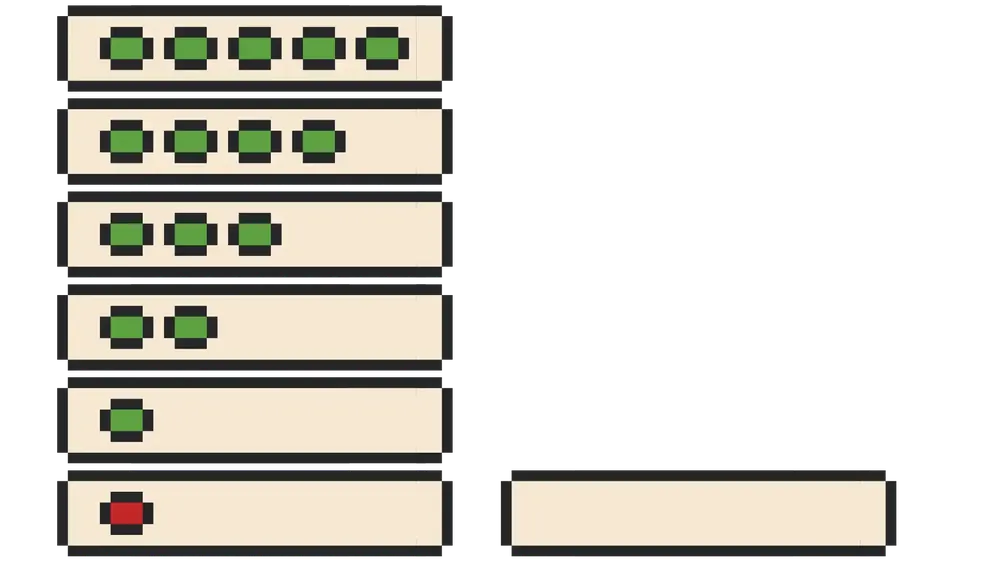
#> input picture assets/ui/charge.webp, 1000 x 562 px, shrunk from 1920 x 1080 before the run, found by its file name
$ python find_sprite_boundaries.py
#> lines starting #> are read from the running program, lines starting #| are printed output that depends on the picture; after the words box and inside, x2 and y2 are one past the last pixel; in counts of white or black regions, pixels touching at a corner belong together
#!/usr/bin/env python3
"""Find sprite boundaries by detecting alpha=0 separator lines"""

from PIL import Image
import numpy as np
from scipy import ndimage

# Load the image
import sys
filename = sys.argv[1] if len(sys.argv) > 1 else 'assets/ui/charge.webp'
print(f"Analyzing: {filename}\n")
img = Image.open(filename)
#> img is the input picture: PIL image 1000x562 RGBA; mean R, G, B, A 70.4, 68.3, 61.3, 106.7
img_array = np.array(img)

# Get alpha channel (assuming RGBA)
if img_array.shape[2] == 4:
    alpha = img_array[:, :, 3]
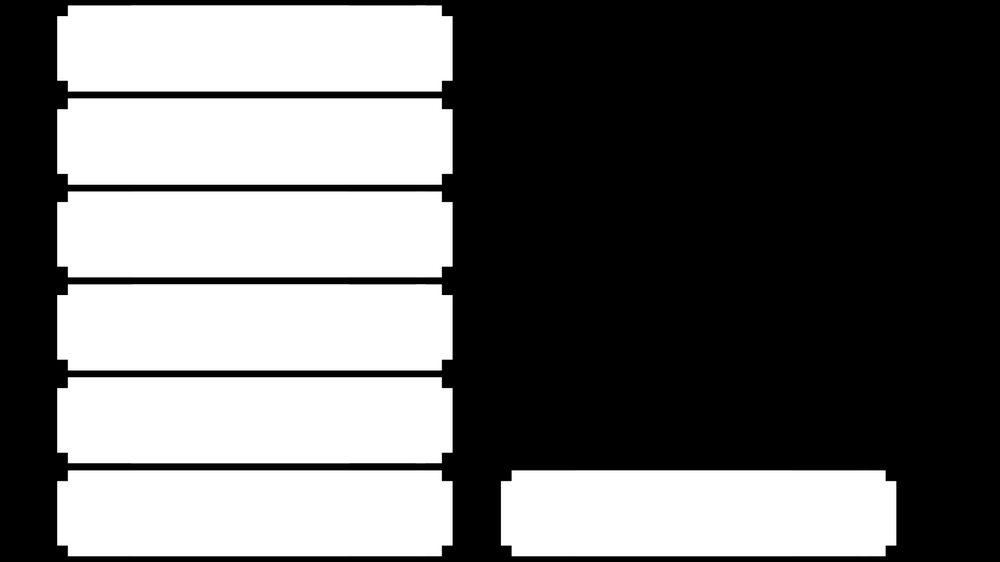
#> alpha: shape (562, 1000); min 0, max 255, mean 106.7
else:
    print("No alpha channel found")
    exit(1)

height, width = alpha.shape
#> height = 562; width = 1000

# Create binary mask: True where alpha > 0 (has content)
content_mask = alpha > 0
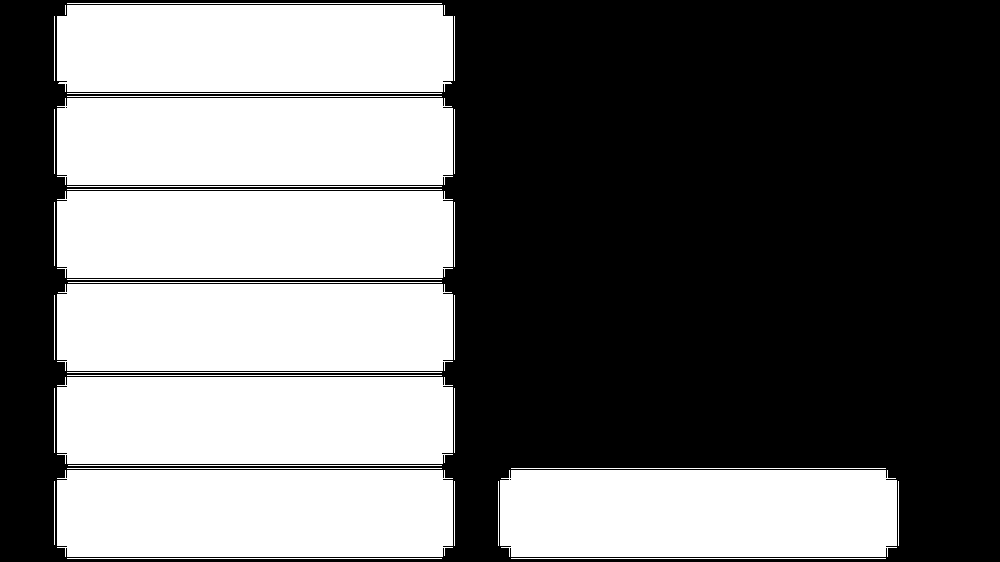
#> content_mask: shape (562, 1000) bool; 43.6% white; 37 white regions (2 under 20 px), largest, box (x1, y1, x2, y2) and area: (500, 470, 897, 557) 34153, (57, 98, 453, 185) 34124, (57, 191, 453, 278) 34105

# Label connected regions (finds all separate sprite blobs)
labeled, num_features = ndimage.label(content_mask)
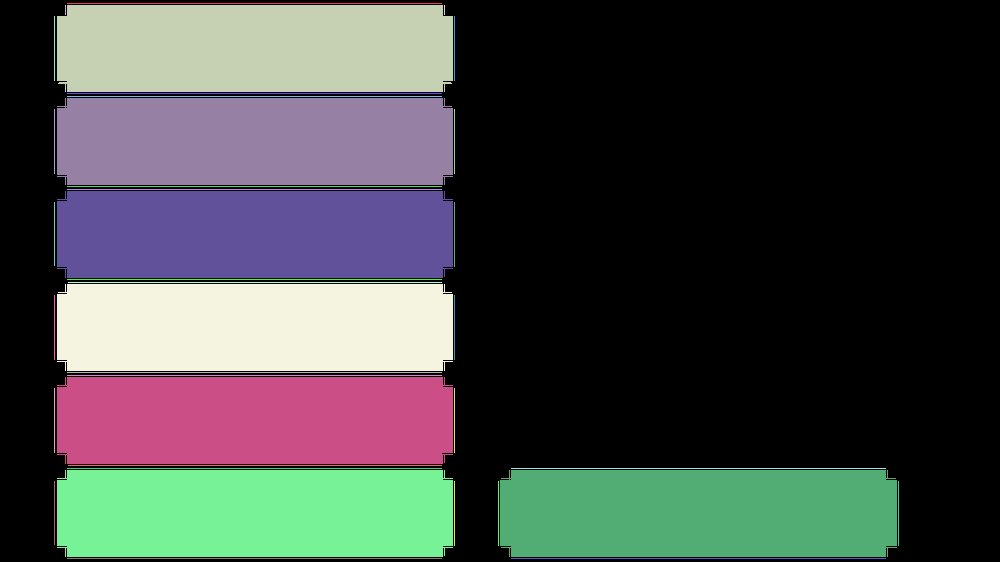
#> labeled: shape (562, 1000) int32; 38 distinct labels, from 0 to 37; one colour per label, 0 black
#> num_features = 37

print(f"Found {num_features} sprite regions\n")
#| Found 37 sprite regions

sprite_regions = []
for region_id in range(1, num_features + 1):
    # Find bounding box of this region
    region_pixels = np.where(labeled == region_id)

    if len(region_pixels[0]) == 0:
        continue

    y_min = region_pixels[0].min()
    y_max = region_pixels[0].max()
    x_min = region_pixels[1].min()
    x_max = region_pixels[1].max()

    sprite_width = x_max - x_min + 1
    sprite_height = y_max - y_min + 1

    sprite_regions.append({
        'id': region_id,
        'x': x_min,
        'y': y_min,
        'width': sprite_width,
        'height': sprite_height,
        'x_end': x_max,
        'y_end': y_max
    })

    print(f"Sprite {region_id}:")
    print(f"  Position: x={x_min}, y={y_min}")
    print(f"  Size: {sprite_width}x{sprite_height}")
    print(f"  Bounding box: ({x_min},{y_min}) to ({x_max},{y_max})")
    print(f"  FFmpeg crop: crop={sprite_width}:{sprite_height}:{x_min}:{y_min}")
    print()
#> this loop made 37 passes
#> (region_pixels, y_min, y_max, x_min, x_max, sprite_width, sprite_height) on passes 1 to 8: (375 positions, rows 3 to 3, columns 67 to 441, 3, 3, 67, 441, 375, 1), (10 positions, rows 5 to 14, columns 65 to 65, 5, 14, 65, 65, 1, 10), (34062 positions, rows 5 to 91, columns 57 to 452, 5, 91, 57, 452, 396, 87), (10 positions, rows 5 to 14, columns 444 to 444, 5, 14, 444, 444, 1, 10), (65 positions, rows 16 to 80, columns 54 to 54, 16, 80, 54, 54, 1, 65), (65 positions, rows 16 to 80, columns 454 to 454, 16, 80, 454, 454, 1, 65), (375 positions, rows 93 to 93, columns 67 to 441, 93, 93, 67, 441, 375, 1), (375 positions, rows 96 to 96, columns 67 to 441, 96, 96, 67, 441, 375, 1)
#> (printed output is left out)
#> after the loop, sprite_regions = 37 items

# Sort by position (top-to-bottom, left-to-right)
sprite_regions.sort(key=lambda s: (s['y'], s['x']))

print("\n--- Sorted sprite regions (top-to-bottom, left-to-right) ---")
for i, sprite in enumerate(sprite_regions, 1):
    print(f"Sprite {i}: crop={sprite['width']}:{sprite['height']}:{sprite['x']}:{sprite['y']}")
#> this loop made 37 passes
#| Sprite 1: crop=375:1:67:3
#| Sprite 2: crop=396:87:57:5
#| Sprite 3: crop=1:10:65:5
#| Sprite 4: crop=1:10:444:5
#| Sprite 5: crop=1:65:54:16
#| Sprite 6: crop=1:65:454:16
#| Sprite 7: crop=375:1:67:93
#| Sprite 8: crop=375:1:67:96
#> (further printed lines are left out)

$ run again, with assets/ui/filter_glow.webp copied over assets/ui/charge.webp
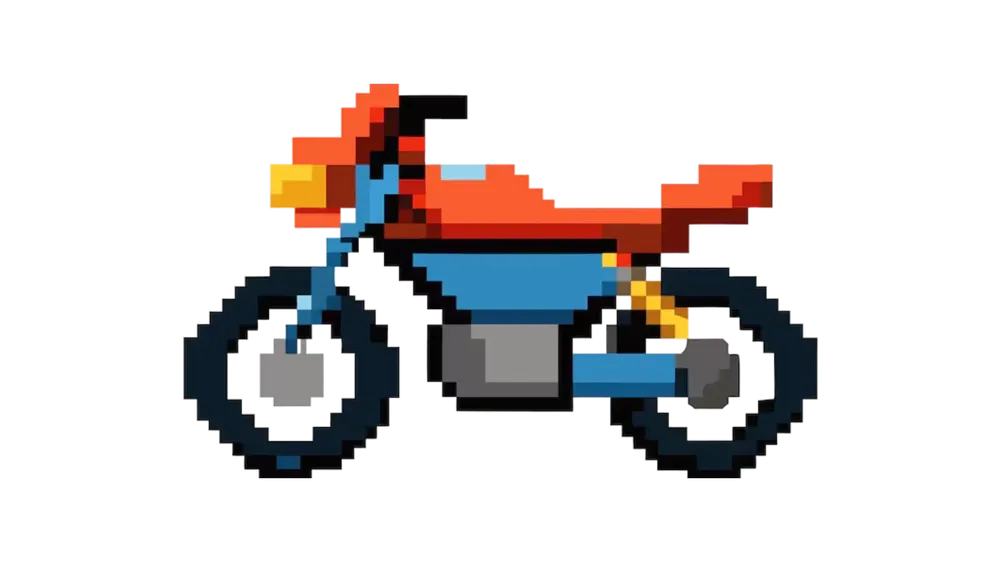
#> input picture assets/ui/filter_glow.webp, 1000 x 562 px, shrunk from 1920 x 1080 before the run, found by its file name
#> img is the input picture: PIL image 1000x562 RGBA; mean R, G, B, A 20.6, 16, 15.7, 56
#> `content_mask = alpha > 0`:
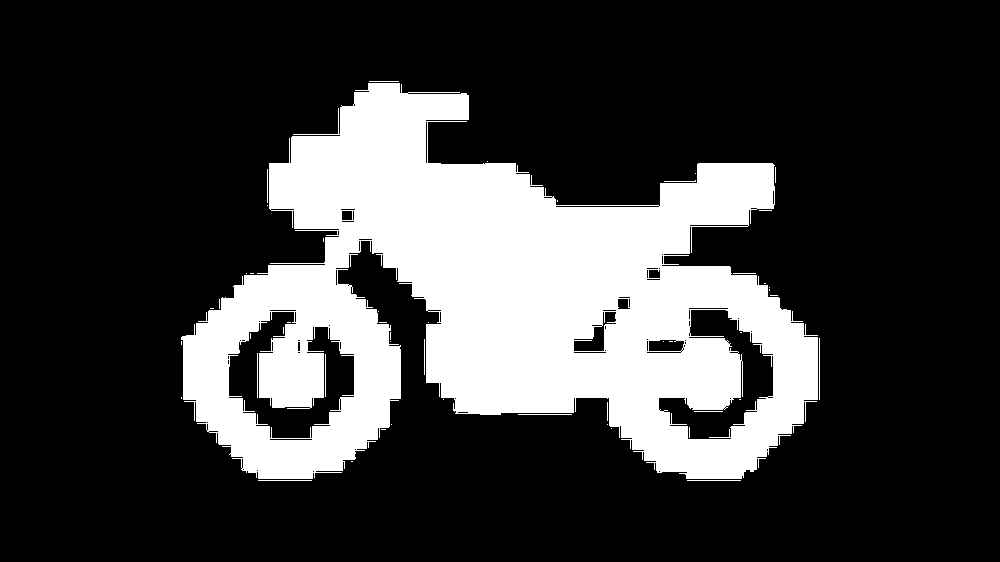
#> content_mask: shape (562, 1000) bool; 23.7% white; 50 white regions (37 under 20 px), largest, box (x1, y1, x2, y2) and area: (181, 83, 818, 479) 132329, (819, 338, 820, 400) 62, (518, 414, 572, 415) 54
#> `labeled, num_features = ndimage.label(content_mask)`:
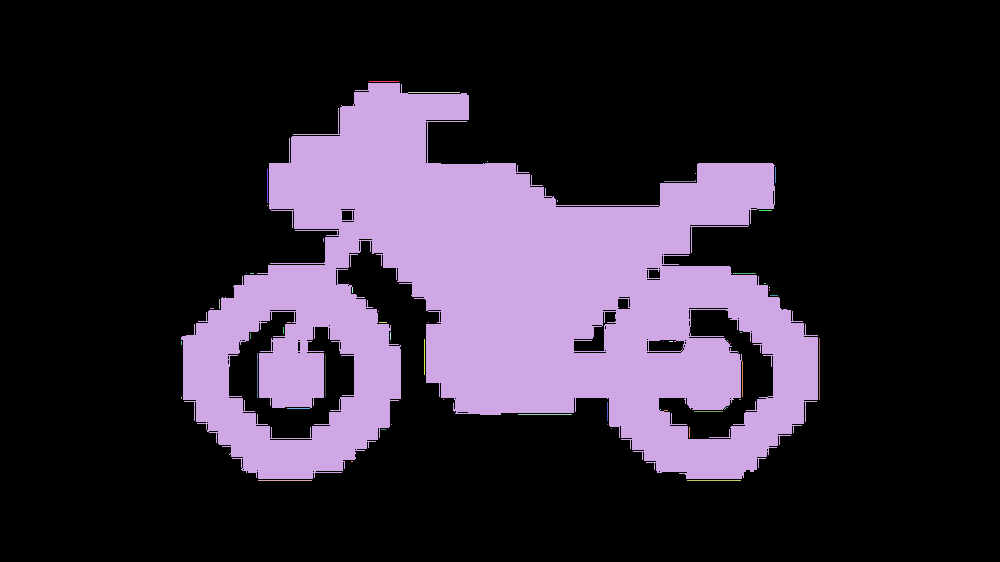
#> labeled: shape (562, 1000) int32; 69 distinct labels, from 0 to 68; one colour per label, 0 black
#> num_features = 68
#| Found 68 sprite regions
#> the loop `for region_id in range(1, num_features + 1):` made 68 passes
#> (y_min, y_max, x_min, x_max, sprite_width, sprite_height) on passes 4, 5, 8, 10, 11, 14, 17, 18: (105, 105, 341, 341, 1, 1), (161, 161, 487, 487, 1, 1), (173, 173, 695, 695, 1, 1), (200, 201, 557, 557, 1, 2), (205, 205, 267, 267, 1, 1), (273, 273, 246, 246, 1, 1), (283, 283, 764, 765, 2, 1), (287, 292, 352, 352, 1, 6)
#> (printed output is left out)
#> after the loop `for region_id in range(1, num_features + 1):`: sprite_regions = 68 items
#> the loop `for i, sprite in enumerate(sprite_regions, 1):` made 68 passes

$ run again, with assets/ui/health.webp copied over assets/ui/charge.webp
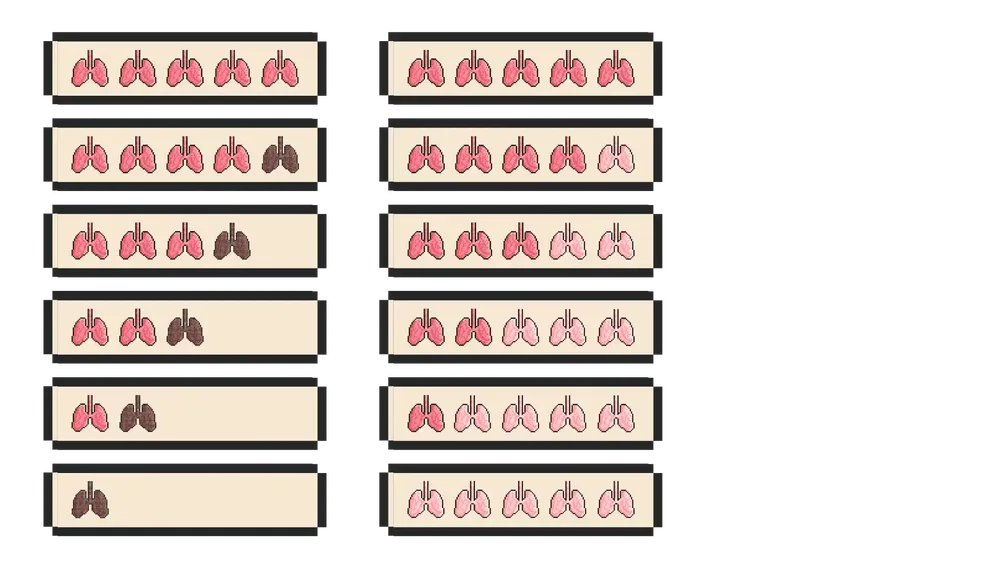
#> input picture assets/ui/health.webp, 1000 x 562 px, shrunk from 1920 x 1080 before the run, found by its file name
#> img is the input picture: PIL image 1000x562 RGBA; mean R, G, B, A 79.2, 71.1, 66.3, 110
#> `content_mask = alpha > 0`:
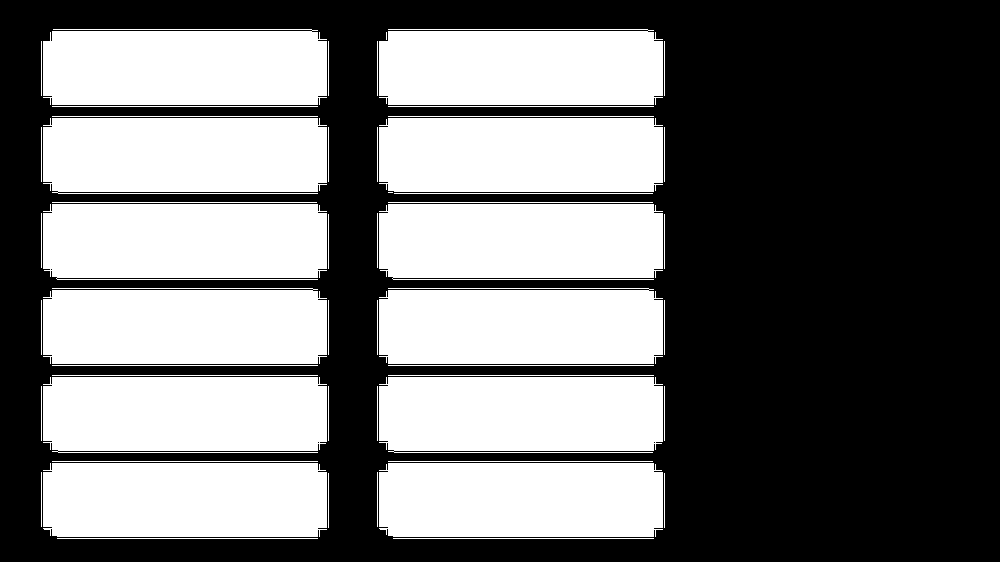
#> content_mask: shape (562, 1000) bool; 45.6% white; 53 white regions (2 under 20 px), largest, box (x1, y1, x2, y2) and area: (43, 204, 327, 280) 21011, (379, 204, 663, 280) 21009, (43, 288, 327, 364) 21007
#> `labeled, num_features = ndimage.label(content_mask)`:
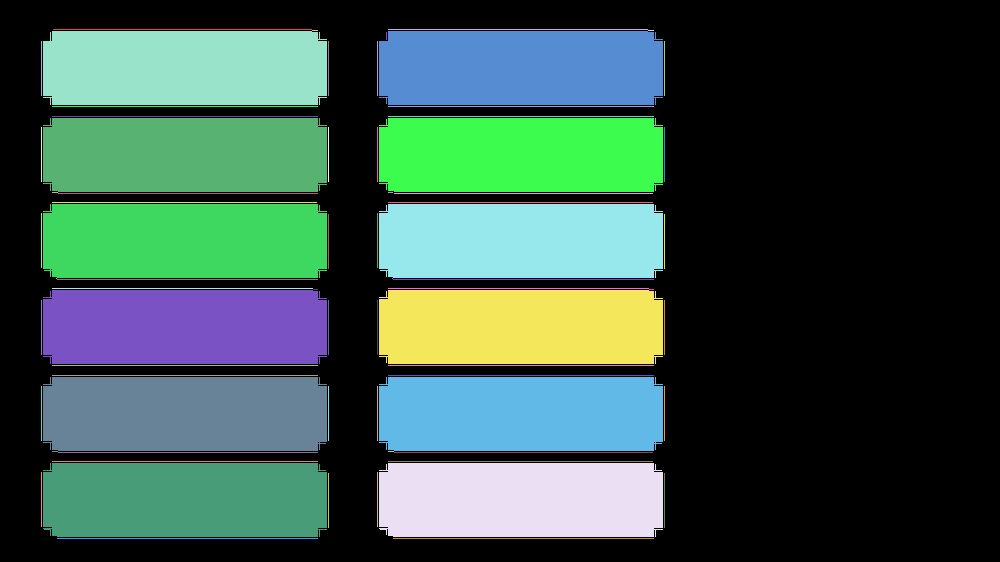
#> labeled: shape (562, 1000) int32; 72 distinct labels, from 0 to 71; one colour per label, 0 black
#> num_features = 71
#| Found 71 sprite regions
#> the loop `for region_id in range(1, num_features + 1):` made 71 passes
#> (region_pixels, y_min, y_max, x_min, x_max, sprite_width, sprite_height) on passes 1 to 5: (259 positions, rows 29 to 29, columns 53 to 311, 29, 29, 53, 311, 259, 1), (260 positions, rows 29 to 29, columns 388 to 647, 29, 29, 388, 647, 260, 1), (([30, 30, 30, 30, 30, 30], [312, 313, 314, 315, 316, 317]), 30, 30, 312, 317, 6, 1), (([30, 30, 30, 30, 30, 30], [648, 649, 650, 651, 652, 653]), 30, 30, 648, 653, 6, 1), (20725 positions, rows 31 to 104, columns 43 to 326, 31, 104, 43, 326, 284, 74)
#> (printed output is left out)
#> after the loop `for region_id in range(1, num_features + 1):`: sprite_regions = 71 items
#> the loop `for i, sprite in enumerate(sprite_regions, 1):` made 71 passes
